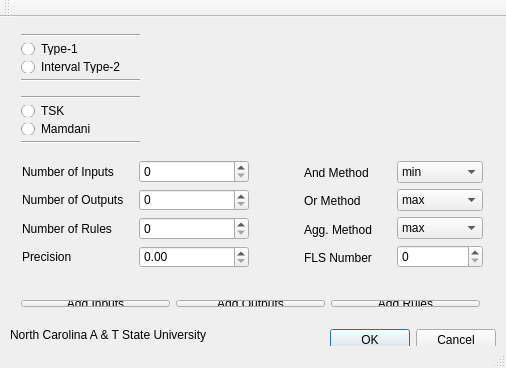
<?xml version="1.0" encoding="UTF-8"?>
<ui version="4.0">
 <class>MainWindow</class>
 <widget class="QMainWindow" name="MainWindow">
  <property name="geometry">
   <rect>
    <x>0</x>
    <y>0</y>
    <width>506</width>
    <height>368</height>
   </rect>
  </property>
  <property name="windowTitle">
   <string>MainWindow</string>
  </property>
  <widget class="QWidget" name="centralWidget">
   <widget class="QLabel" name="label_acpic">
    <property name="geometry">
     <rect>
      <x>320</x>
      <y>0</y>
      <width>171</width>
      <height>131</height>
     </rect>
    </property>
    <property name="text">
     <string/>
    </property>
   </widget>
   <widget class="QWidget" name="layoutWidget">
    <property name="geometry">
     <rect>
      <x>10</x>
      <y>6</y>
      <width>141</width>
      <height>70</height>
     </rect>
    </property>
    <layout class="QVBoxLayout" name="verticalLayout">
     <item>
      <widget class="Line" name="line">
       <property name="orientation">
        <enum>Qt::Horizontal</enum>
       </property>
      </widget>
     </item>
     <item>
      <widget class="QRadioButton" name="radioButton">
       <property name="text">
        <string>Type-1</string>
       </property>
      </widget>
     </item>
     <item>
      <widget class="QRadioButton" name="radioButton_2">
       <property name="text">
        <string>Interval Type-2</string>
       </property>
      </widget>
     </item>
     <item>
      <widget class="Line" name="line_3">
       <property name="orientation">
        <enum>Qt::Horizontal</enum>
       </property>
      </widget>
     </item>
    </layout>
   </widget>
   <widget class="QWidget" name="layoutWidget">
    <property name="geometry">
     <rect>
      <x>293</x>
      <y>133</y>
      <width>201</width>
      <height>130</height>
     </rect>
    </property>
    <layout class="QHBoxLayout" name="horizontalLayout_3">
     <item>
      <layout class="QVBoxLayout" name="verticalLayout_5">
       <item>
        <widget class="QLabel" name="label_6">
         <property name="text">
          <string>And Method</string>
         </property>
        </widget>
       </item>
       <item>
        <widget class="QLabel" name="label_7">
         <property name="text">
          <string>Or Method</string>
         </property>
        </widget>
       </item>
       <item>
        <widget class="QLabel" name="label">
         <property name="text">
          <string>Agg. Method</string>
         </property>
        </widget>
       </item>
       <item>
        <widget class="QLabel" name="label_8">
         <property name="text">
          <string>FLS Number</string>
         </property>
        </widget>
       </item>
      </layout>
     </item>
     <item>
      <layout class="QVBoxLayout" name="verticalLayout_6">
       <item>
        <widget class="QComboBox" name="comboBox">
         <item>
          <property name="text">
           <string>min</string>
          </property>
         </item>
         <item>
          <property name="text">
           <string>prod</string>
          </property>
         </item>
        </widget>
       </item>
       <item>
        <widget class="QComboBox" name="comboBox_2">
         <item>
          <property name="text">
           <string>max</string>
          </property>
         </item>
        </widget>
       </item>
       <item>
        <widget class="QComboBox" name="comboBox_3">
         <item>
          <property name="text">
           <string>max</string>
          </property>
         </item>
         <item>
          <property name="text">
           <string>prod</string>
          </property>
         </item>
        </widget>
       </item>
       <item>
        <widget class="QSpinBox" name="spinBox">
         <property name="maximum">
          <number>99999999</number>
         </property>
        </widget>
       </item>
      </layout>
     </item>
    </layout>
   </widget>
   <widget class="QWidget" name="layoutWidget">
    <property name="geometry">
     <rect>
      <x>10</x>
      <y>68</y>
      <width>141</width>
      <height>70</height>
     </rect>
    </property>
    <layout class="QVBoxLayout" name="verticalLayout_2">
     <item>
      <widget class="Line" name="line_2">
       <property name="orientation">
        <enum>Qt::Horizontal</enum>
       </property>
      </widget>
     </item>
     <item>
      <widget class="QRadioButton" name="radioButton_4">
       <property name="text">
        <string>TSK</string>
       </property>
      </widget>
     </item>
     <item>
      <widget class="QRadioButton" name="radioButton_3">
       <property name="text">
        <string>Mamdani</string>
       </property>
      </widget>
     </item>
     <item>
      <widget class="Line" name="line_4">
       <property name="orientation">
        <enum>Qt::Horizontal</enum>
       </property>
      </widget>
     </item>
    </layout>
   </widget>
   <widget class="QWidget" name="layoutWidget">
    <property name="geometry">
     <rect>
      <x>10</x>
      <y>272</y>
      <width>481</width>
      <height>29</height>
     </rect>
    </property>
    <layout class="QHBoxLayout" name="horizontalLayout_2">
     <item>
      <widget class="QPushButton" name="pushButton_2">
       <property name="text">
        <string>Add Inputs</string>
       </property>
      </widget>
     </item>
     <item>
      <widget class="QPushButton" name="pushButton_3">
       <property name="text">
        <string>Add Outputs</string>
       </property>
      </widget>
     </item>
     <item>
      <widget class="QPushButton" name="pushButton_4">
       <property name="text">
        <string>Add Rules</string>
       </property>
      </widget>
     </item>
    </layout>
   </widget>
   <widget class="QWidget" name="layoutWidget">
    <property name="geometry">
     <rect>
      <x>11</x>
      <y>132</y>
      <width>249</width>
      <height>130</height>
     </rect>
    </property>
    <layout class="QHBoxLayout" name="horizontalLayout">
     <item>
      <layout class="QVBoxLayout" name="verticalLayout_3">
       <item>
        <widget class="QLabel" name="label_2">
         <property name="text">
          <string>Number of Inputs</string>
         </property>
        </widget>
       </item>
       <item>
        <widget class="QLabel" name="label_3">
         <property name="text">
          <string>Number of Outputs</string>
         </property>
        </widget>
       </item>
       <item>
        <widget class="QLabel" name="label_4">
         <property name="text">
          <string>Number of Rules</string>
         </property>
        </widget>
       </item>
       <item>
        <widget class="QLabel" name="label_5">
         <property name="text">
          <string>Precision</string>
         </property>
        </widget>
       </item>
      </layout>
     </item>
     <item>
      <layout class="QVBoxLayout" name="verticalLayout_4">
       <item>
        <widget class="QSpinBox" name="spinBox_numins">
         <property name="maximum">
          <number>9999999</number>
         </property>
        </widget>
       </item>
       <item>
        <widget class="QSpinBox" name="spinBox_numouts">
         <property name="maximum">
          <number>9999999</number>
         </property>
        </widget>
       </item>
       <item>
        <widget class="QSpinBox" name="spinBox_numrules">
         <property name="maximum">
          <number>9999999</number>
         </property>
        </widget>
       </item>
       <item>
        <widget class="QDoubleSpinBox" name="doubleSpinBox_precisn">
         <property name="maximum">
          <double>999999.989999999990687</double>
         </property>
        </widget>
       </item>
      </layout>
     </item>
    </layout>
   </widget>
   <widget class="QDialogButtonBox" name="buttonBox">
    <property name="geometry">
     <rect>
      <x>320</x>
      <y>310</y>
      <width>176</width>
      <height>27</height>
     </rect>
    </property>
    <property name="standardButtons">
     <set>QDialogButtonBox::Cancel|QDialogButtonBox::Ok</set>
    </property>
   </widget>
   <widget class="QLabel" name="label_9">
    <property name="geometry">
     <rect>
      <x>10</x>
      <y>310</y>
      <width>301</width>
      <height>16</height>
     </rect>
    </property>
    <property name="text">
     <string>North Carolina A &amp; T State University</string>
    </property>
   </widget>
  </widget>
  <widget class="QToolBar" name="mainToolBar">
   <attribute name="toolBarArea">
    <enum>TopToolBarArea</enum>
   </attribute>
   <attribute name="toolBarBreak">
    <bool>false</bool>
   </attribute>
  </widget>
  <widget class="QStatusBar" name="statusBar"/>
 </widget>
 <layoutdefault spacing="6" margin="11"/>
 <tabstops>
  <tabstop>radioButton</tabstop>
  <tabstop>radioButton_2</tabstop>
  <tabstop>radioButton_4</tabstop>
  <tabstop>radioButton_3</tabstop>
  <tabstop>comboBox_2</tabstop>
  <tabstop>spinBox_numins</tabstop>
  <tabstop>spinBox_numouts</tabstop>
  <tabstop>spinBox_numrules</tabstop>
  <tabstop>doubleSpinBox_precisn</tabstop>
  <tabstop>pushButton_2</tabstop>
  <tabstop>pushButton_3</tabstop>
  <tabstop>pushButton_4</tabstop>
 </tabstops>
 <resources/>
 <connections/>
</ui>
